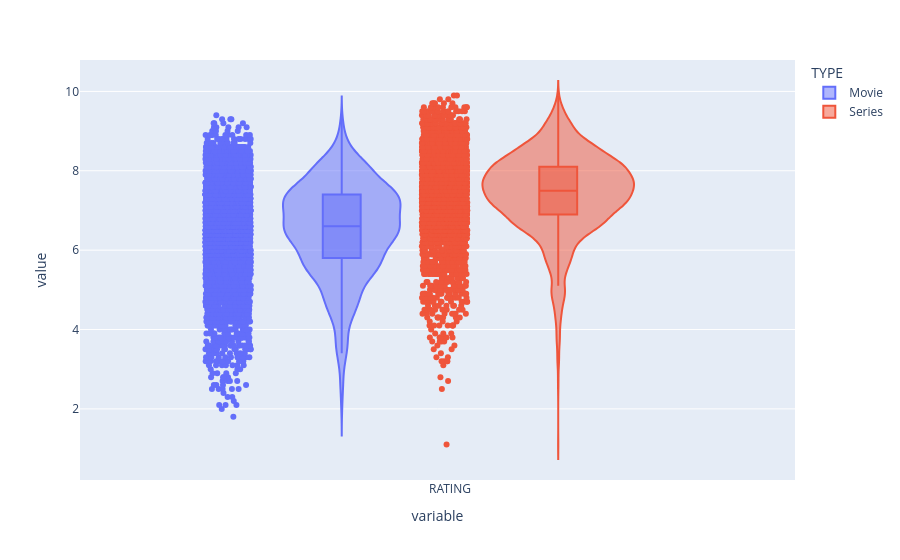

The cell this chart's notebook holds for it:
### Code cell
#Violin plot of rating by type
fig = px.violin(df, y=["RATING"], color="TYPE", points="all", box=True)
fig.show()

### Figure 1 — Plotly figure (JSON) as saved in the notebook; plotly's stock layout.template omitted (floating-point values rounded to 4 significant figures; data arrays with more than 128 entries replaced by an {"elided": "..."} marker saying what was removed)
{"data": [{"alignmentgroup": "True", "box": {"visible": true}, "hovertemplate": "TYPE=Movie<br>variable=%{x}<br>value=%{y}<extra></extra>", "legendgroup": "Movie", "marker": {"color": "#636efa"}, "name": "Movie", "offsetgroup": "Movie", "orientation": "v", "points": "all", "scalegroup": "True", "showlegend": true, "type": "violin", "x": {"elided": "4364 str values"}, "x0": " ", "xaxis": "x", "y": {"elided": "4364 float values"}, "y0": " ", "yaxis": "y"}, {"alignmentgroup": "True", "box": {"visible": true}, "hovertemplate": "TYPE=Series<br>variable=%{x}<br>value=%{y}<extra></extra>", "legendgroup": "Series", "marker": {"color": "#EF553B"}, "name": "Series", "offsetgroup": "Series", "orientation": "v", "points": "all", "scalegroup": "True", "showlegend": true, "type": "violin", "x": {"elided": "3804 str values"}, "x0": " ", "xaxis": "x", "y": {"elided": "3804 float values"}, "y0": " ", "yaxis": "y"}], "layout": {"legend": {"title": {"text": "TYPE"}, "tracegroupgap": 0}, "margin": {"t": 60}, "violinmode": "group", "xaxis": {"anchor": "y", "domain": [0, 1], "title": {"text": "variable"}}, "yaxis": {"anchor": "x", "domain": [0, 1], "title": {"text": "value"}}}}
